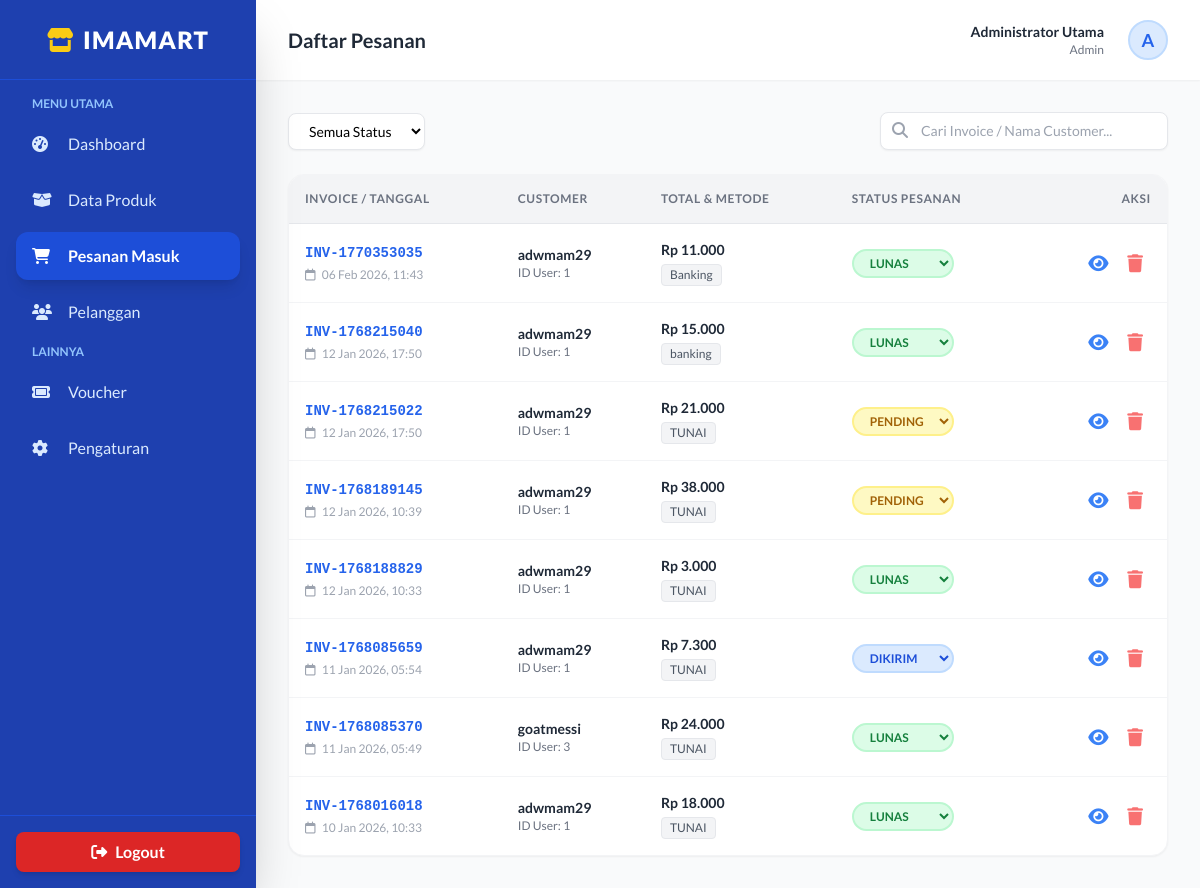
/pesanan_masuk.php (signed in), run on the app's committed database.
### tables this page shows
CREATE TABLE `users` (
  `id` int(11) NOT NULL,
  `fullname` varchar(100) NOT NULL,
  `username` varchar(50) NOT NULL,
  `email` varchar(100) NOT NULL,
  `password` varchar(255) NOT NULL,
  `role` enum('admin','user') DEFAULT 'user',
  `created_at` timestamp NOT NULL DEFAULT current_timestamp()
);

CREATE TABLE `orders` (
  `id` int(11) NOT NULL,
  `invoice_number` varchar(50) NOT NULL,
  `user_id` int(11) NOT NULL,
  `customer_name` varchar(100) NOT NULL,
  `total_amount` decimal(10,0) NOT NULL,
  `payment_method` varchar(50) NOT NULL,
  `status` enum('Pending','Lunas','Dikirim','Batal') DEFAULT 'Pending',
  `order_date` datetime DEFAULT current_timestamp()
);

### pesanan_masuk.php (the view, shortened to what this page needs)
<?php
require 'koneksi.php';
$query_admin = mysqli_query($conn, "SELECT * FROM users WHERE username = 'admin' LIMIT 1");
$admin = mysqli_fetch_assoc($query_admin);
$search = $_GET['search'] ?? '';
$sql = "SELECT * FROM orders WHERE 1=1";
$sql .= " ORDER BY order_date DESC";
$orders = mysqli_query($conn, $sql);
function getStatusColor($status) {
    switch ($status) {
        case 'Lunas': return 'bg-green-100 text-green-700 border-green-200';
        case 'Pending': return 'bg-yellow-100 text-yellow-700 border-yellow-200';
        case 'Dikirim': return 'bg-blue-100 text-blue-700 border-blue-200';
    }
}
?>
<!DOCTYPE html>
<html lang="id">
<head>
    <script src="https://cdn.tailwindcss.com"></script>
    <link rel="stylesheet" href="https://cdnjs.cloudflare.com/ajax/libs/font-awesome/6.4.0/css/all.min.css">
</head>
<body class="font-lato bg-gray-100 flex h-screen overflow-hidden">
    <aside id="admin-sidebar" class="w-64 bg-blue-800 text-white flex flex-col shadow-2xl z-50 fixed md:relative h-full transform -translate-x-full md:translate-x-0 transition-transform duration-300 ease-in-out">
        <div class="h-20 flex items-center justify-center border-b border-blue-700 relative">
            <h1 class="text-2xl font-black tracking-wider flex items-center gap-2">
                <i class="fa-solid fa-store text-yellow-400"></i> IMAMART
            </h1>
        </div>
        <nav class="flex-grow p-4 space-y-2 overflow-y-auto">
            <p class="text-xs text-blue-300 font-bold uppercase mb-2 px-4">Menu Utama</p>
            <a href="admin.php" class="flex items-center gap-3 px-4 py-3 text-blue-100 hover:bg-blue-700 hover:text-white rounded-xl transition">
                <i class="fa-solid fa-gauge-high w-6"></i> Dashboard
            </a>
            <a href="data_produk.php" class="flex items-center gap-3 px-4 py-3 text-blue-100 hover:bg-blue-700 hover:text-white rounded-xl transition">
                <i class="fa-solid fa-box-open w-6"></i> Data Produk
            </a>
            <a href="pesanan_masuk.php" class="flex items-center gap-3 px-4 py-3 bg-blue-700 rounded-xl text-white shadow-lg font-bold transition">
                <i class="fa-solid fa-cart-shopping w-6"></i> Pesanan Masuk
            </a>
            <a href="pelanggan.php" class="flex items-center gap-3 px-4 py-3 text-blue-100 hover:bg-blue-700 hover:text-white rounded-xl transition">
                <i class="fa-solid fa-users w-6"></i> Pelanggan
            </a>
            <p class="text-xs text-blue-300 font-bold uppercase mt-6 mb-2 px-4">Lainnya</p>
            <a href="voucher_admin.php" class="flex items-center gap-3 px-4 py-3 text-blue-100 hover:bg-blue-700 hover:text-white rounded-xl transition">
                <i class="fa-solid fa-ticket w-6"></i> Voucher
            </a>
            <a href="pengaturan.php" class="flex items-center gap-3 px-4 py-3 text-blue-100 hover:bg-blue-700 hover:text-white rounded-xl transition">
                <i class="fa-solid fa-gear w-6"></i> Pengaturan
            </a>
        </nav>
        <div class="p-4 border-t border-blue-700">
            <a href="logout.php" onclick="return confirm('Yakin ingin keluar?');" class="flex items-center justify-center gap-2 w-full bg-red-600 hover:bg-red-700 text-white py-2 rounded-lg font-bold transition shadow-md">
                <i class="fa-solid fa-right-from-bracket"></i> Logout
            </a>
        </div>
    </aside>
    <main class="flex-1 flex flex-col overflow-hidden relative">
        <header class="h-20 bg-white shadow-sm flex items-center justify-between px-8 z-10">
            <div class="flex items-center gap-4">
                <h2 class="text-xl font-bold text-gray-800">Daftar Pesanan</h2>
            </div>
            <div class="flex items-center gap-6">
                <div class="text-right hidden sm:block">
                    <p class="text-sm font-bold text-gray-800"><?php echo $admin ? $admin['fullname'] : 'Admin Utama'; ?></p>
                    <p class="text-xs text-gray-500 capitalize"><?php echo $admin ? $admin['role'] : 'admin'; ?></p>
                </div>
                <div class="w-10 h-10 bg-blue-100 text-blue-600 rounded-full flex items-center justify-center font-bold text-lg border-2 border-blue-200"><?php echo $admin ? strtoupper(substr($admin['fullname'], 0, 1)) : 'A'; ?></div>
            </div>
        </header>
        <div class="flex-1 overflow-x-hidden overflow-y-auto bg-gray-50 p-8">
            <form action="" method="GET" class="flex flex-col sm:flex-row justify-between items-center mb-6 gap-4">
                <div class="flex gap-2 w-full sm:w-auto">
                    <select name="status_filter" onchange="this.form.submit()" class="border rounded-lg px-4 py-2 text-sm focus:ring-blue-500 cursor-pointer bg-white shadow-sm">
                        <option value="">Semua Status</option>
                    </select>
                </div>
                <div class="relative w-full sm:w-72">
                    <input type="text" name="search" value="<?php echo htmlspecialchars($search); ?>" placeholder="Cari Invoice / Nama Customer..." class="w-full pl-10 pr-4 py-2 border rounded-lg focus:outline-none focus:ring-2 focus:ring-blue-500 text-sm shadow-sm">
                    <i class="fa-solid fa-search absolute left-3 top-2.5 text-gray-400"></i>
                </div>
            </form>
            <div class="bg-white rounded-2xl shadow-sm border border-gray-100 overflow-hidden">
                <div class="overflow-x-auto">
                    <table class="w-full text-left border-collapse">
                        <thead>
                            <tr class="bg-gray-100 text-gray-500 text-xs uppercase tracking-wider border-b border-gray-200">
                                <th class="p-4 font-bold">Invoice / Tanggal</th>
                                <th class="p-4 font-bold">Customer</th>
                                <th class="p-4 font-bold">Total & Metode</th>
                                <th class="p-4 font-bold">Status Pesanan</th>
                                <th class="p-4 font-bold text-right">Aksi</th>
                            </tr>
                        </thead>
                        <tbody class="text-sm divide-y divide-gray-100">
                            <?php if(mysqli_num_rows($orders) == 0): ?>
                                <tr><td colspan="5" class="p-8 text-center text-gray-400">Belum ada pesanan masuk.</td></tr>
                            <?php else: ?>
                                <?php while($row = mysqli_fetch_assoc($orders)): ?>
                                <tr class="hover:bg-blue-50 transition">
                                    <td class="p-4">
                                        <p class="font-bold text-blue-600 font-mono"><?php echo $row['invoice_number']; ?></p>
                                        <p class="text-xs text-gray-400 mt-1">
                                            <i class="fa-regular fa-calendar mr-1"></i>
                                            <?php echo date('d M Y, H:i', strtotime($row['order_date'])); ?>
                                        </p>
                                    </td>
                                    <td class="p-4">
                                        <div class="font-bold text-gray-800"><?php echo $row['customer_name']; ?></div>
                                        <div class="text-xs text-gray-500">ID User: <?php echo $row['user_id']; ?></div>
                                    </td>
                                    <td class="p-4">
                                        <p class="font-bold text-gray-800">Rp <?php echo number_format($row['total_amount'], 0, ',', '.'); ?></p>
                                        <span class="text-xs bg-gray-100 text-gray-600 px-2 py-0.5 rounded border border-gray-200 inline-block mt-1">
                                            <?php echo $row['payment_method']; ?>
                                        </span>
                                    </td>
                                    <td class="p-4">
                                        <form action="" method="POST">
                                            <select name="status" onchange="this.form.submit()"
                                                class="text-xs font-bold uppercase py-1 px-3 rounded-full border-2 cursor-pointer focus:outline-none transition <?php echo getStatusColor($row['status']); ?>">
                                                <option value="Pending" <?php echo ($row['status'] == 'Pending') ? 'selected' : ''; ?>>Pending</option>
                                                <option value="Lunas" <?php echo ($row['status'] == 'Lunas') ? 'selected' : ''; ?>>Lunas</option>
                                                <option value="Dikirim" <?php echo ($row['status'] == 'Dikirim') ? 'selected' : ''; ?>>Dikirim</option>
                                            </select>
                                        </form>
                                    </td>
                                    <td class="p-4 text-right">
                                        <button onclick='showDetail(<?php echo json_encode($row); ?>)' class="text-blue-500 hover:text-blue-700 px-2 transition" title="Lihat Detail">
                                            <i class="fa-solid fa-eye text-lg"></i>
                                        </button>
                                        <button onclick="confirmDelete(<?php echo $row['id']; ?>)" class="text-red-400 hover:text-red-600 px-2 transition" title="Hapus">
                                            <i class="fa-solid fa-trash text-lg"></i>
                                        </button>
                                    </td>
                                </tr>
                                <?php endwhile; ?>
                            <?php endif; ?>
                        </tbody>
                    </table>
                </div>
            </div>
        </div>
    </main>
</body>
</html>

### data on the page
users: fullname "Administrator Utama", role "Admin", fullname "A"
orders: invoice_number "INV-1770353035", order_date "06 Feb 2026, 11:43", customer_name "adwmam29", user "1", total_amount "11.000", payment_method "Banking", status "Lunas"
orders: invoice_number "INV-1768215040", order_date "12 Jan 2026, 17:50", customer_name "adwmam29", user "1", total_amount "15.000", payment_method "banking", status "Lunas"
orders: invoice_number "INV-1768215022", order_date "12 Jan 2026, 17:50", customer_name "adwmam29", user "1", total_amount "21.000", payment_method "TUNAI", status "Pending"
orders: invoice_number "INV-1768189145", order_date "12 Jan 2026, 10:39", customer_name "adwmam29", user "1", total_amount "38.000", payment_method "TUNAI", status "Pending"
orders: invoice_number "INV-1768188829", order_date "12 Jan 2026, 10:33", customer_name "adwmam29", user "1", total_amount "3.000", payment_method "TUNAI", status "Lunas"
orders: invoice_number "INV-1768085659", order_date "11 Jan 2026, 05:54", customer_name "adwmam29", user "1", total_amount "7.300", payment_method "TUNAI", status "Dikirim"
orders: invoice_number "INV-1768085370", order_date "11 Jan 2026, 05:49", customer_name "goatmessi", user "3", total_amount "24.000", payment_method "TUNAI", status "Lunas"
orders: invoice_number "INV-1768016018", order_date "10 Jan 2026, 10:33", customer_name "adwmam29", user "1", total_amount "18.000", payment_method "TUNAI", status "Lunas"
